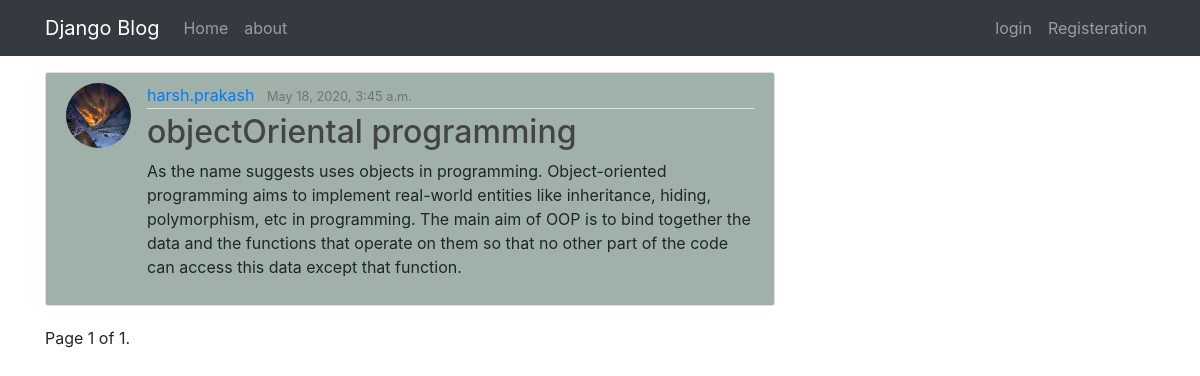
The page /harsh.prakash/ on the database its author committed.
### blogs/models.py (models this page shows, shortened)
class Post(models.Model):
    title = models.CharField(max_length=100)
    content = models.TextField()
    date_posted = models.DateTimeField(default=timezone.now)
    author = models.ForeignKey(User,on_delete = models.CASCADE)

### users/models.py (models this page shows, shortened)
class profile(models.Model):
    user = models.OneToOneField(User,on_delete=models.CASCADE)
    image = models.ImageField(default="default.jpg",upload_to='profile_pics')

### blogs/views.py (the view)
# urls.py: path('<str:username>/',UserPostListView.as_view(),name="user-post"),
class UserPostListView(ListView):
    model = Post
    template_name="blogs/user_post.html"
    context_object_name='posts'
    ordering = ['-date_posted']
    paginate_by = 2
    def get_queryset(self):
        user = get_object_or_404(User,username=self.kwargs.get('username'))
        return Post.objects.filter(author=user).order_by('-date_posted')

### blogs/templates/blogs/user_post.html (shortened to what this page needs)
{% extends "blogs/base.html" %}
{% block body %}
{% for post in posts %}
<article class="media content-section">
    <img class="rounded-circle article-img" src="{{ post.author.profile.image.url}}">
    <div class="media-body">
        <div class="article-metadata">
            <a class="mr-2" href="{% url  'user-post'  post.author.username %}">{{post.author}}</a>
            <small class="text-muted">{{post.date_posted}}</small>
        </div>
        <h2><a class="article-title" href="{% url  'detail' post.id  %}">{{post.title}}</a></h2>
        <p class="article-content">{{post.content}}</p>
    </div>
</article>
{% endfor%}
<div class="pagination">
    <span class="step-links">
        <span class="current">
            Page {{ page_obj.number }} of {{ page_obj.paginator.num_pages }}.
        </span>
    </span>
</div>
{% endblock %}

### blogs/static/blogs/style.css (style rules this page uses)
body { background: #bd1212; color: #ca3232; margin-top: 5rem; }
h1, h2, h3, h4, h5, h6 { color: #444444; }
.content-section { margin-top: 1rem; background: #a0b1a9; padding: 10px 20px; border: 1px solid #dddddd; border-radius: 3px; margin-bottom: 20px; }
.article-title { color: #444444; }
.article-content { white-space: pre-line; }
.article-img { height: 65px; width: 65px; margin-right: 16px; }
.article-metadata { padding-bottom: 1px; margin-bottom: 4px; border-bottom: 1px solid #e3e3e3 }

### rows shown on the page
Post: author.profile.image (placeholder picture), author "harsh.prakash", date_posted "May 18, 2020, 3:45 a.m.", title "objectOriental programming", content "As the name suggests uses objects in programming. Object-oriented programming aims to implement real-world entities like inheritance, hiding, polymorphism, etc in programming. The main aim of OOP is to bind together the data and the functions that operate on them so that no other part of the code can access this data except that function."

### other values the page prints
{{ page_obj.number }} "1"
{{ page_obj.paginator.num_pages }} "1"
